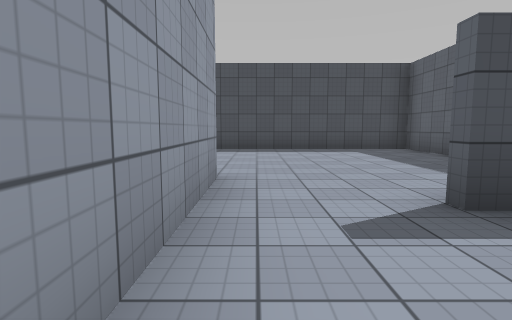
[1] (above)

19 first-person views from a walk through a 3-D level made in the Unity game engine. The camera is 1.2 m above the floor, tilts 6° down and sees 80° across. The floor is counted in squares, 2 m on a side. Each view is taken from the middle of a square. On the plan, view 1 faces up. The plan holds only what a view shows up to about 9 squares ahead; the rest is blank. The place goes on beyond the plan. The player is left out. Surface patterns are stand-ins for the level's own textures.

[2]
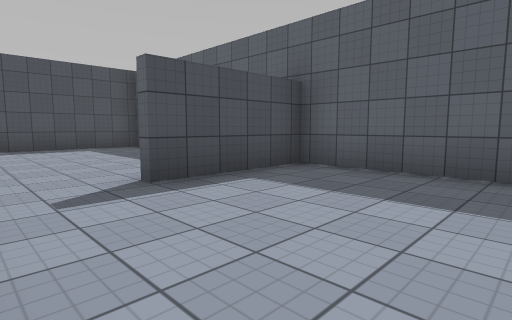

[3]
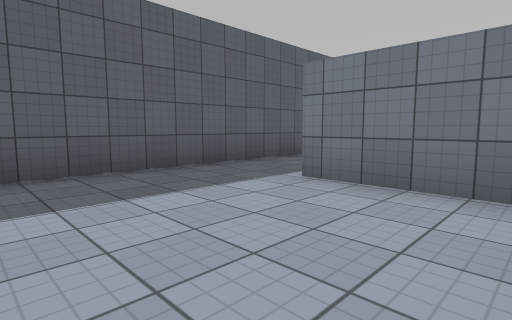

[4]
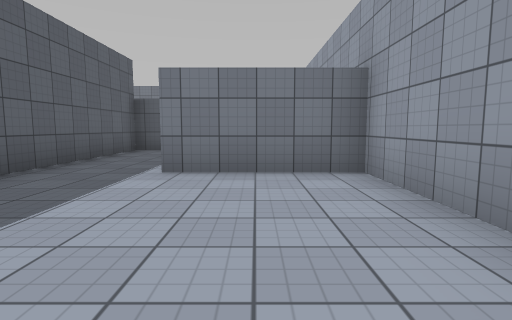

[5]
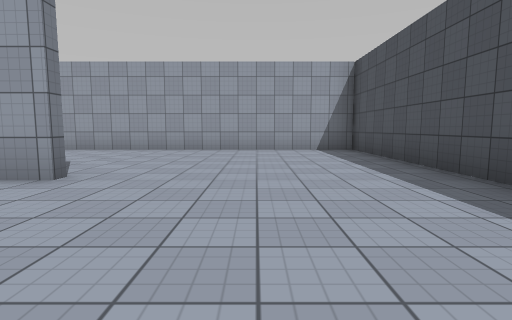

[6]
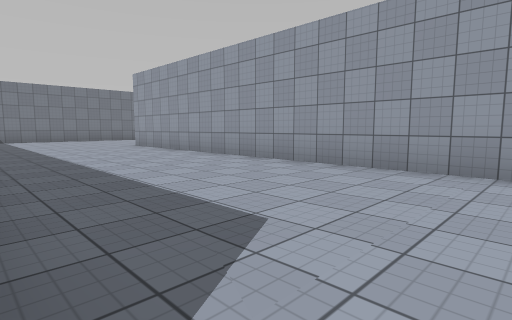

[7]
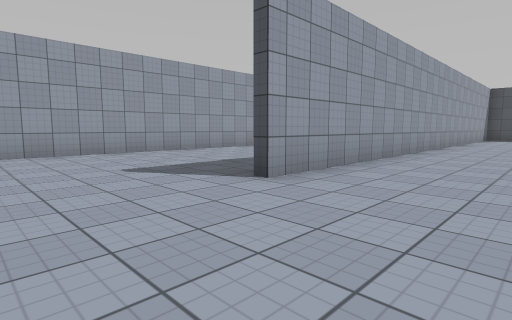

[8]
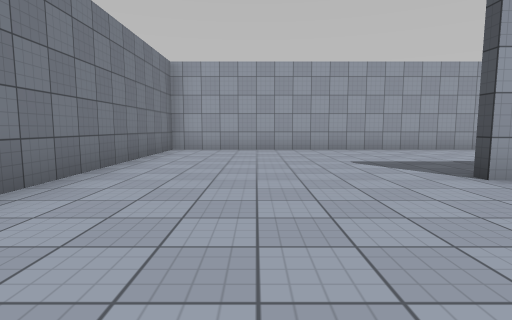

[9]
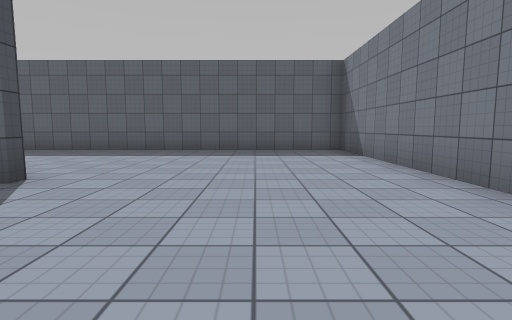

[10]
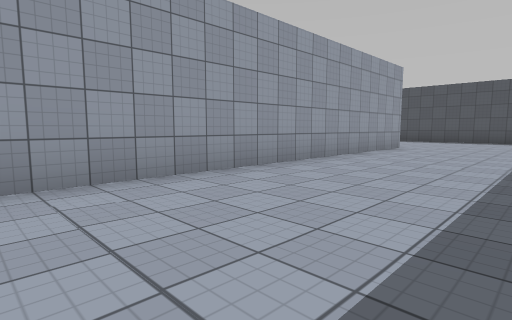

[11]
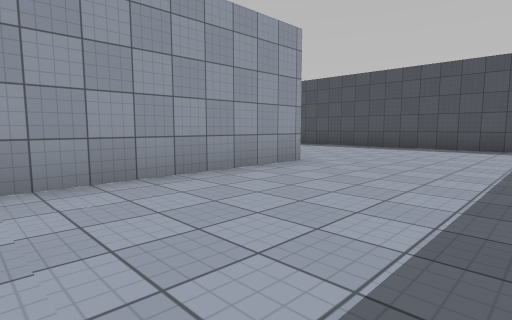

[12]
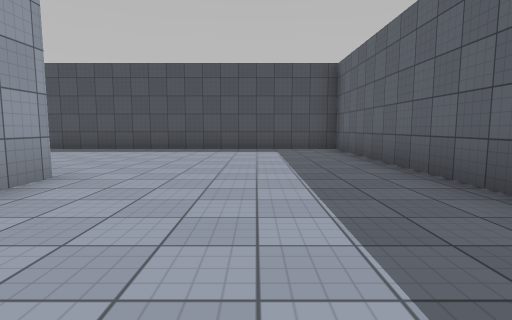

[13]
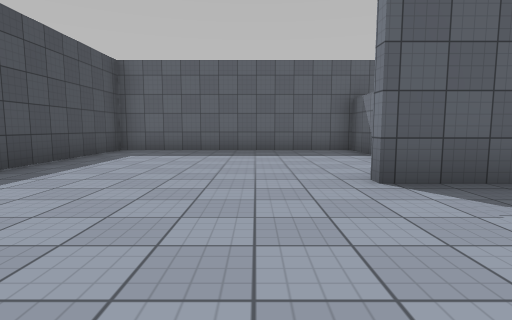

[14]
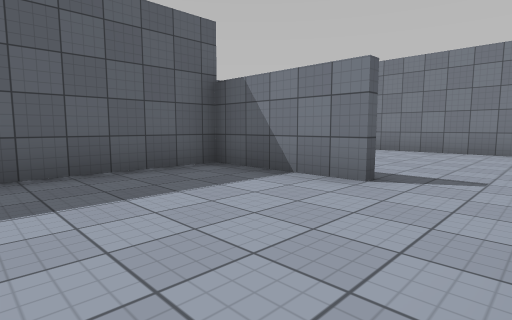

[15]
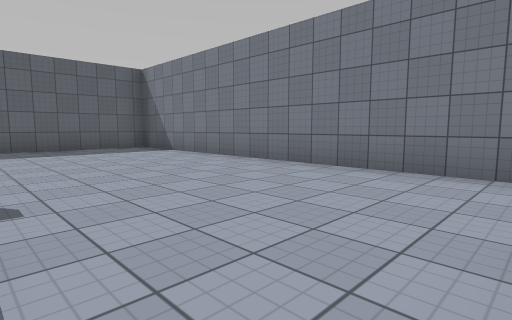

[16]
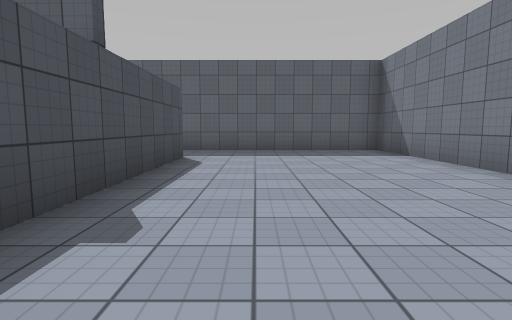

[17]
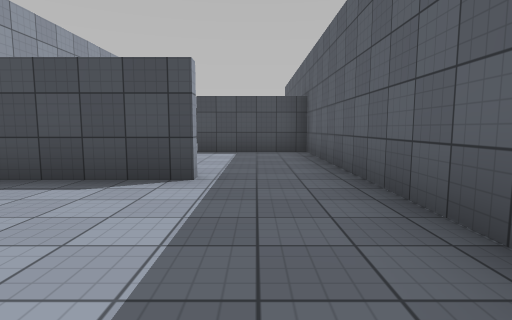

[18]
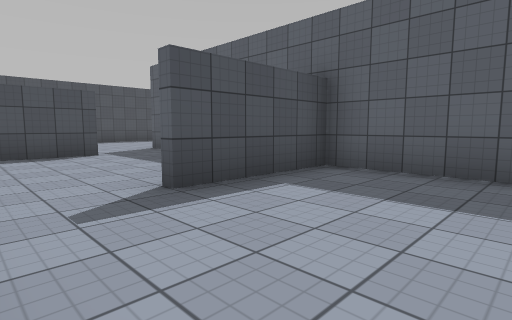

[19]
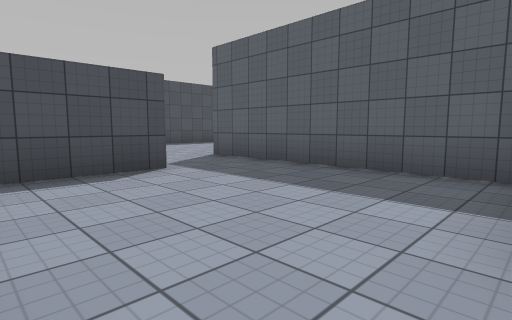

### Floor plan
Points are (right, up) in squares from view 1. A wall is a line through its corners. A room is listed if a view was taken in it or the views show most of it. See-through windows are left out.
Room 1 (views 1, 2, 3)
walls: (-0.5, 1.6) (-0.5, -2.1) (2.4, -2.1); (4.3, -1.5) (4.3, 2.2) (1.5, 2.2)
ways out: opening at (0.5, 2) to room 2; opening at (3, -2) to room 3
Room 2 (views 4, 5, 6, 7, 8, 9, 10, 11, 12, 13)
walls: (-5.7, 2.6) (-5.7, 8.8); (-0.7, 2.1) (-0.7, 3.8); (-0.5, 3.8) (-0.5, 1.6); (-10.5, 3.8) (-10.5, -11.3) (-0.7, -11.3) (-0.7, -2.6); (2.8, 2.4) (4.3, 2.4) (4.3, 8.7) (-11.5, 8.7); (-5.5, 8.8) (-5.5, -6.4)
ways out: opening at (0.5, 2) to room 1
Room 3 (view 14)
walls: (1.5, -6.3) (4.3, -6.3) (4.3, -1.5)
ways out: opening at (3, -2) to room 1; opening at (0.5, -6) to room 4
Room 4 (views 15, 16, 17)
walls: (7.4, -6.5) (2.6, -6.5); (0.2, -11.3) (9.3, -11.3) (9.3, -5.6)
ways out: opening at (0.5, -6) to room 3; opening at (8, -6) to room 5
Room 5 (views 18, 19)
walls: (9.3, -5.6) (9.3, -2.3) (6.5, -2.3)
ways out: opening at (8, -6) to room 4; opening at (5.5, -2) to room 6
Room 6 (no view inside)
walls: (7.4, 2.2) (5.2, 2.2); (9.3, -1.8) (9.3, 2.6)
ways out: opening at (5.5, -2) to room 5; opening at (8, 2)

Where each view was taken, in squares from view 1:
view 1: 0 up, 0 right, facing up
view 2: 1 down, 0 right, facing up-right
view 3: 1 up, 0 right, facing down-right
view 4: 2 up, 1 right, facing down
view 5: 6 up, 3 right, facing left
view 6: 4 up, 1 left, facing down-left
view 7: 9 down, 3 left, facing up-left
view 8: 9 down, 2 left, facing left
view 9: 9 down, 9 left, facing right
view 10: 6 down, 7 left, facing up-left
view 11: 1 down, 7 left, facing up-left
view 12: 0 up, 8 left, facing up
view 13: 5 up, 4 left, facing right
view 14: 3 down, 0 right, facing down-right
view 15: 7 down, 0 right, facing down-right
view 16: 8 down, 1 right, facing right
view 17: 10 down, 8 right, facing up
view 18: 5 down, 5 right, facing up-right
view 19: 2 down, 5 right, facing up-right
